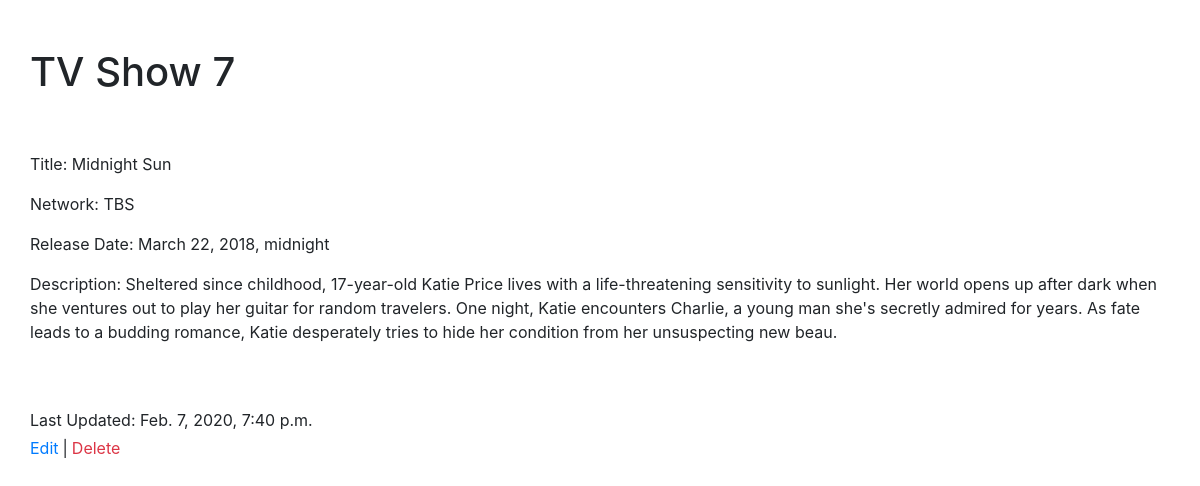
The app's page /shows/7 with its own data.
### tv_shows_app/models.py (models this page shows)
class Show(models.Model):
    title = models.CharField(max_length=45)
    network = models.CharField(max_length=45)
    release_date = models.DateTimeField()
    desc = models.TextField(default="description")
    created_at = models.DateTimeField(auto_now_add=True)
    updated_at = models.DateTimeField(auto_now=True)
    objects = ShowManager()

### tv_shows_app/views.py (the view)
# urls.py: path('shows/<int:id>', views.shows_id),
def shows_id(request, id):
    return render(request, 'read.html', {'show': Show.objects.all().get(id=id)})

### tv_shows_app/templates/read.html (shortened to what this page needs)
<!DOCTYPE html>
<html lang="en">
<head>
    <link rel="stylesheet" href="https://stackpath.bootstrapcdn.com/bootstrap/4.4.1/css/bootstrap.min.css"
>
    {% load static %}
    <link rel="stylesheet" href="{% static 'styles.css' %}">
</head>
<body>
    <div class="container py-5">
        <div class="row">
            <h1>TV Show {{ show.id }}</h1>
        </div>
        <div class="row my-5">
            <p>Title: {{ show.title }}</p>
            <p class="w-100">Network: {{ show.network }}</p>
            <p class="w-100">Release Date: {{ show.release_date }}</p>
            <p>Description: {{ show.desc }}</p>
        </div>
        <div class="row">
            <p class="d-block w-100 mb-1">Last Updated: {{ show.updated_at }}</p>
            <div class="links d-blocks">
                <a class="mr-1" href="/shows/{{ show.id }}/edit">Edit</a>|<a class="ml-1 text-danger"
                    href="{{ show.id }}/delete">Delete</a>
            </div>
        </div>
    </div>
</body>
</html>

### records on screen
Show: id "7", title "Midnight Sun", network "TBS", release_date "March 22, 2018, midnight", desc "Sheltered since childhood, 17-year-old Katie Price lives with a life-threatening sensitivity to sunlight. Her world opens up after dark when she ventures out to play her guitar for random travelers. One night, Katie encounters Charlie, a young man she's secretly admired for years. As fate leads to a budding romance, Katie desperately tries to hide her condition from her unsuspecting new beau.", updated_at "Feb. 7, 2020, 7:40 p.m."
